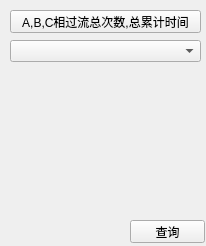
<?xml version="1.0" encoding="UTF-8"?>
<ui version="4.0">
 <class>overcurrent</class>
 <widget class="QWidget" name="overcurrent">
  <property name="geometry">
   <rect>
    <x>0</x>
    <y>0</y>
    <width>206</width>
    <height>246</height>
   </rect>
  </property>
  <property name="windowTitle">
   <string>Form</string>
  </property>
  <widget class="QPushButton" name="ABCovercurrent">
   <property name="geometry">
    <rect>
     <x>10</x>
     <y>10</y>
     <width>191</width>
     <height>23</height>
    </rect>
   </property>
   <property name="text">
    <string>A,B,C相过流总次数,总累计时间</string>
   </property>
  </widget>
  <widget class="QPushButton" name="query_button">
   <property name="geometry">
    <rect>
     <x>130</x>
     <y>220</y>
     <width>75</width>
     <height>23</height>
    </rect>
   </property>
   <property name="text">
    <string>查询</string>
   </property>
  </widget>
  <widget class="QComboBox" name="comboBox">
   <property name="geometry">
    <rect>
     <x>10</x>
     <y>40</y>
     <width>191</width>
     <height>22</height>
    </rect>
   </property>
  </widget>
 </widget>
 <resources/>
 <connections/>
</ui>
